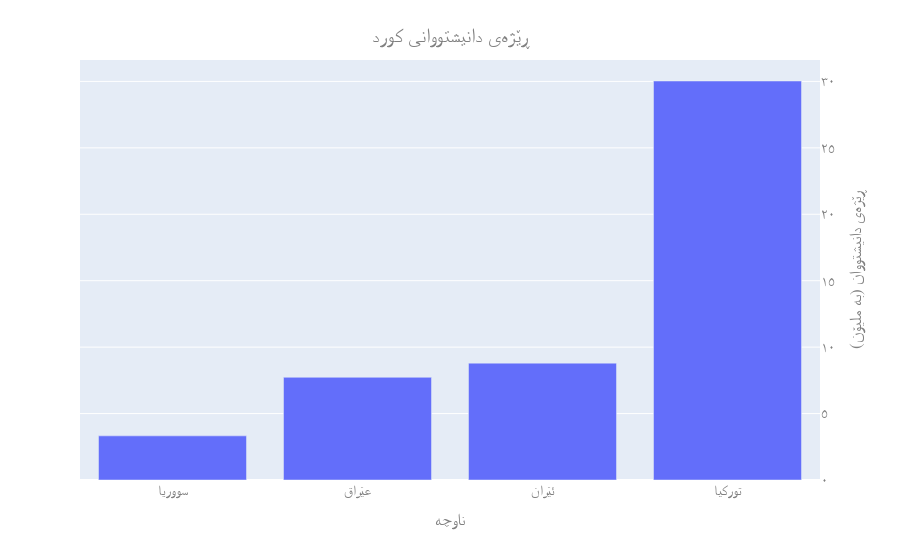

Source (notebook cell):
### Code cell
fig.update_layout(
    yaxis={
        "title": "ڕێژەی دانیشتووان (بە ملیۆن)",
        "tickmode": "array",
        "tickvals": yaxis_tickvals,
        "ticktext": yaxis_ticktext}
)
fig.show()

### Figure 1 — Plotly figure (JSON) as saved in the notebook; plotly's stock layout.template omitted (floating-point values rounded to 4 significant figures)
{"data": [{"alignmentgroup": "True", "hovertemplate": "x=%{x}<br>y=%{y}<extra></extra>", "legendgroup": "", "marker": {"color": "#636efa", "pattern": {"shape": ""}}, "name": "", "offsetgroup": "", "orientation": "v", "showlegend": false, "textposition": "auto", "type": "bar", "x": ["تورکیا", "ئێران", "عێراق", "سووریا"], "xaxis": "x", "y": [30032000, 8796000, 7729000, 3322000], "yaxis": "y"}], "layout": {"autosize": true, "barmode": "relative", "font": {"color": "Grey", "family": "Vazirmatn", "size": 14}, "legend": {"tracegroupgap": 0}, "margin": {"t": 60}, "title": {"text": "ڕێژەی دانیشتووانی کورد", "x": 0.5, "xanchor": "center", "y": 0.95, "yanchor": "top"}, "xaxis": {"anchor": "y", "autorange": true, "domain": [0, 1], "range": [3.5, -0.5], "title": {"text": "ناوچە"}, "type": "category"}, "yaxis": {"anchor": "x", "autorange": true, "domain": [0, 1], "range": [0, 31610000.0], "side": "right", "tickmode": "array", "ticktext": ["٠", "٥", "١٠", "١٥", "٢٠", "٢٥", "٣٠"], "tickvals": [0, 5000000, 10000000, 15000000, 20000000, 25000000, 30000000], "title": {"text": "ڕێژەی دانیشتووان (بە ملیۆن)"}, "type": "linear"}}}
